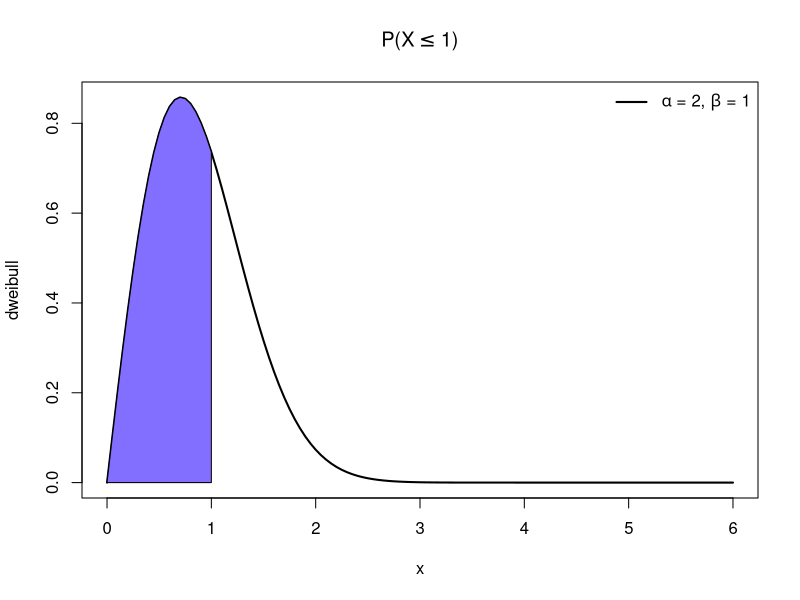
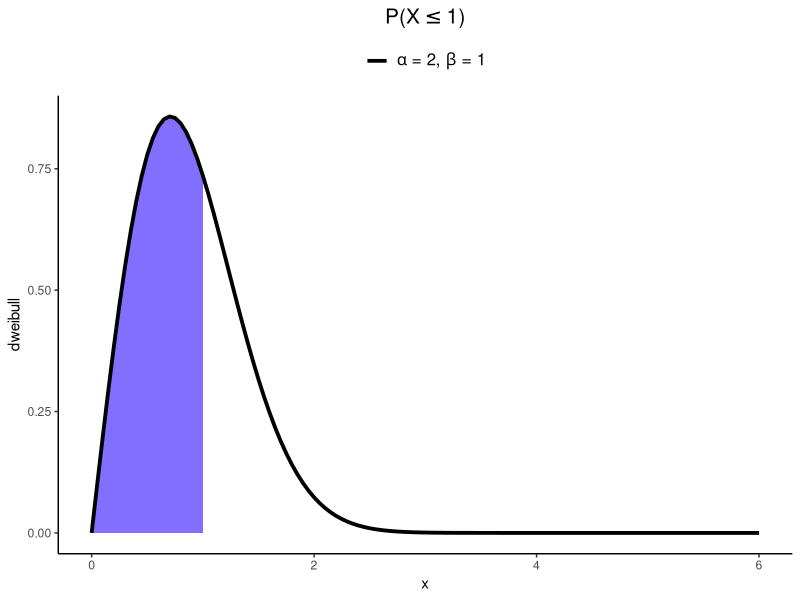
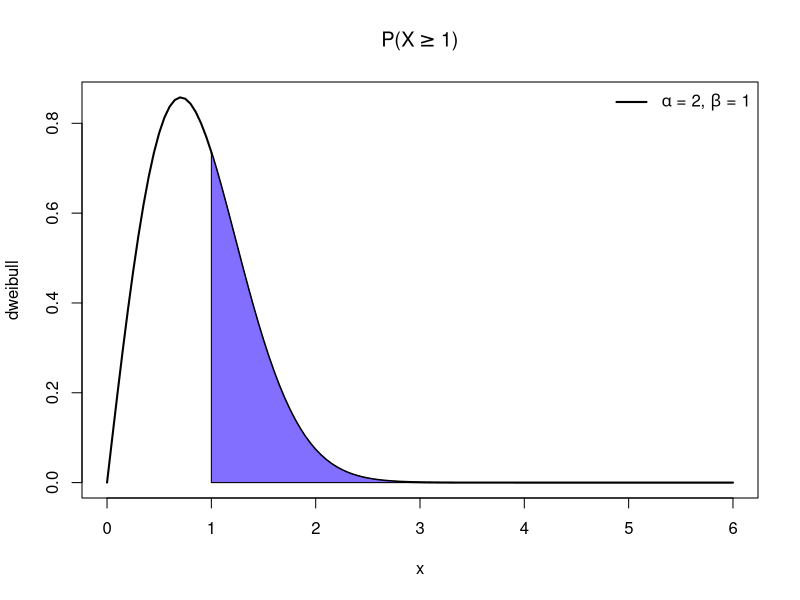
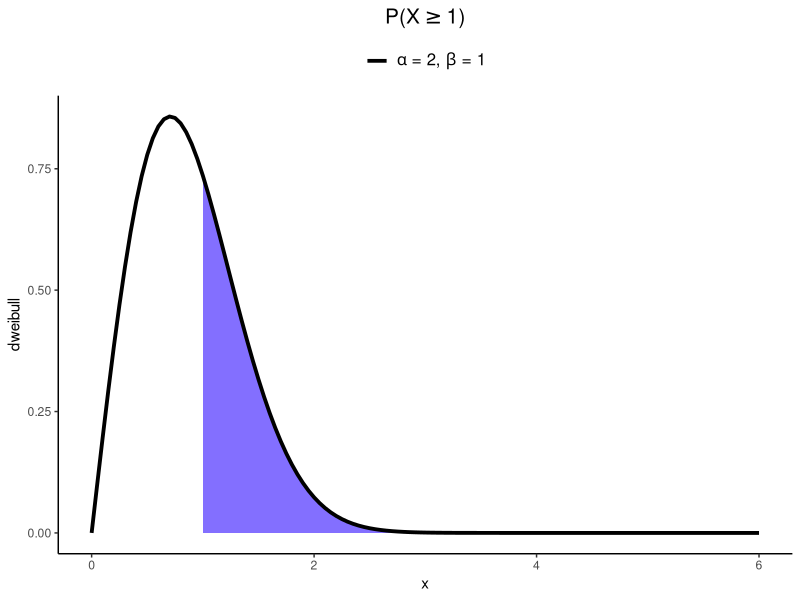
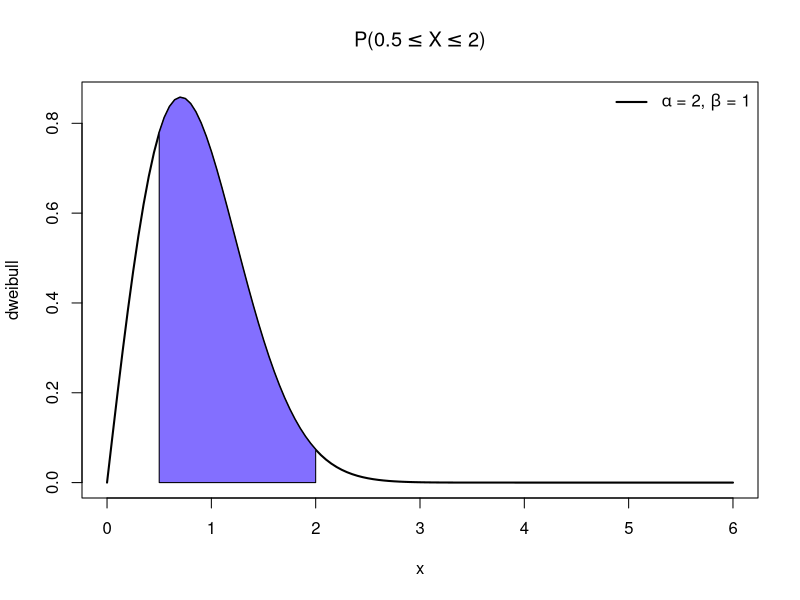
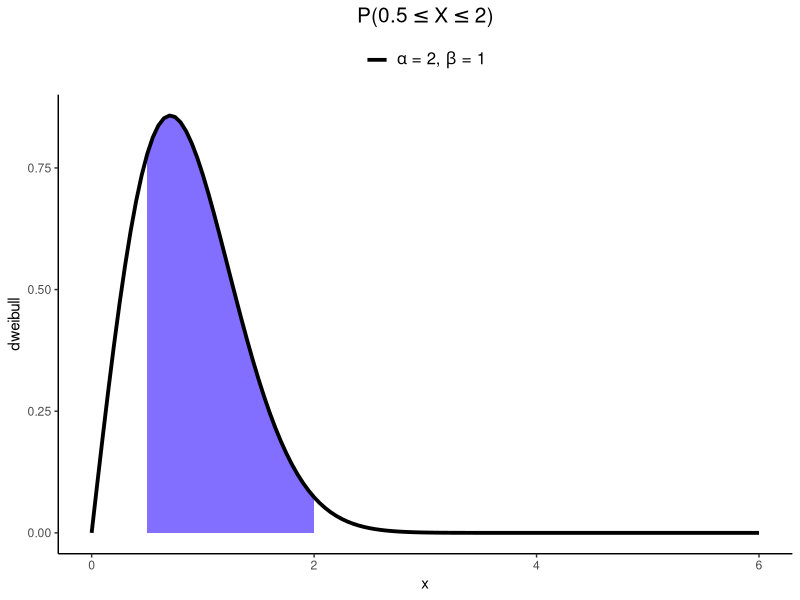
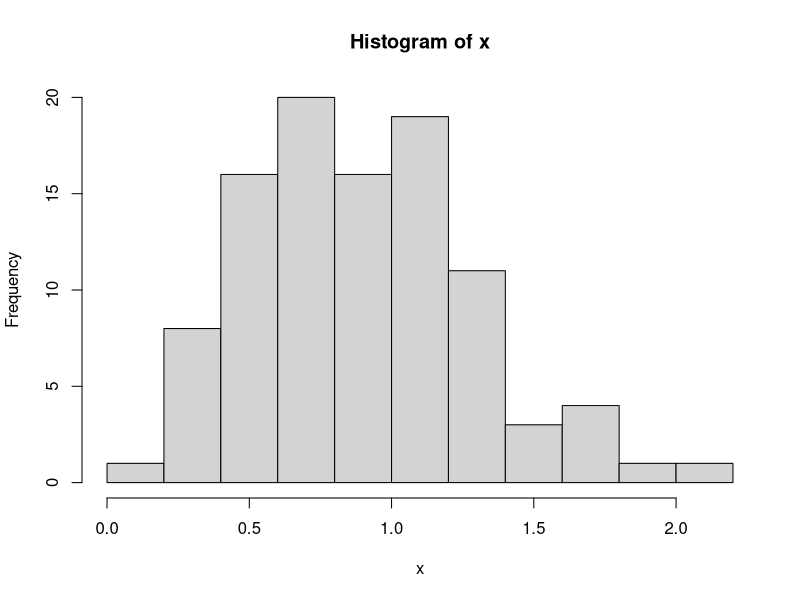
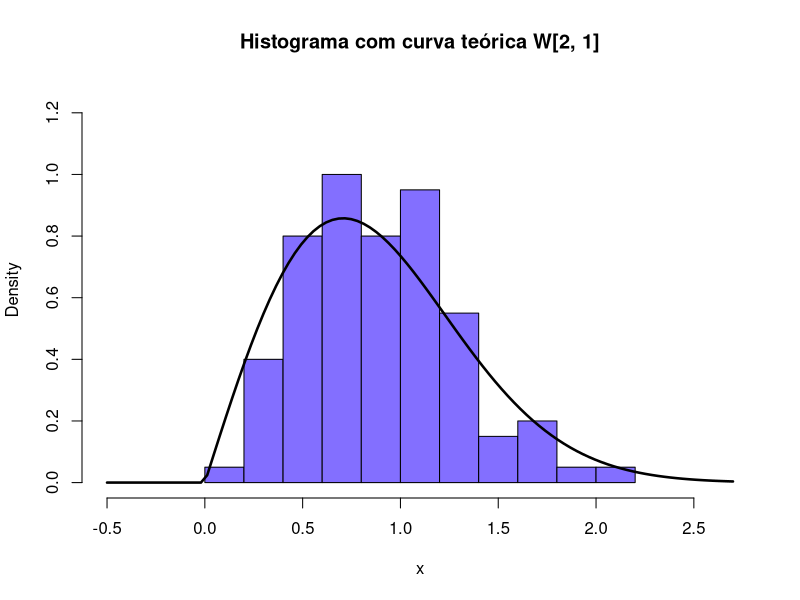

Recreate these plots in R, in order.
## ---- chunk 1
knitr::opts_chunk$set(echo = TRUE)
## ---- chunk 2
library(ggplot2)
## ---- chunk 3
quantil = 1
shape = 2
## ---- chunk 4
cat('f(1, 2, 1) = ', dweibull(quantil, shape))
## ---- chunk 5
x = seq(0, 6, by = 0.05)
## ---- chunk 6
plot(x, dweibull(x, shape), type = 'l', ylab = 'dweibull', lwd = 2, main = expression(paste('P(X', phantom()<= 1, ')')))
polygon(x = c(0, seq(0, quantil, by = 0.05), quantil), y = c(0, dweibull(seq(0, quantil, by = 0.05), shape), 0), col = 'SlateBlue1')
legend("topright", legend = c(expression(paste(alpha, ' = 2, ', beta, ' = 1'))), lty=1, col=c('black'), lwd=2, bty="n")
## ---- chunk 7
cat('P(X <= 1) = ', pweibull(quantil, shape))
## ---- chunk 8
x.values = data.frame(x = seq(0, 6, by = 0.05))
## ---- chunk 9
ggplot(data = x.values, aes(x = x)) +
  geom_polygon(data = data.frame(x.p = c(min(x.values), seq(min(x.values), quantil, by = 0.05), quantil),
                                 y.p = c(0, dweibull(seq(min(x.values), quantil, by = 0.05), shape), 0)), 
               aes(x = x.p, y = y.p), 
               fill = 'SlateBlue1') +
  geom_line(aes(y = dweibull(x, shape), color = 'black'), size = 1.3) +
  labs(title = expression(paste('P(X', phantom()<= 1, ')')), y = 'dweibull') +
  scale_color_manual(name = NULL, values=c('black'),
                     labels = expression(paste(alpha, ' = 2, ', beta, ' = 1'))) +
  theme_classic() +
  theme(legend.position = 'top', legend.text = element_text(size = 12), 
        plot.title = element_text(hjust = 0.5, size = 15, face = 'bold'))
## ---- chunk 10
plot(x, dweibull(x, shape), type = 'l', ylab = 'dweibull', lwd = 2, main = expression(paste('P(X', phantom()>= 1, ')')))
polygon(x = c(quantil, seq(quantil, 6, by = 0.05), 6), y = c(0, dweibull(seq(quantil, 6, by = 0.05), shape), 0), col = 'SlateBlue1')
legend("topright", legend = c(expression(paste(alpha, ' = 2, ', beta, ' = 1'))), lty=1, col=c('black'), lwd=2, bty="n")
## ---- chunk 11
cat('P(X >= 1) = ', pweibull(quantil, shape, lower.tail = FALSE))
## ---- chunk 12
ggplot(data = x.values, aes(x = x)) +
  geom_polygon(data = data.frame(x.p = c(quantil, seq(quantil, max(x.values), by = 0.05), 6),
                                 y.p = c(0, dweibull(seq(quantil, max(x.values), by = 0.05), shape), 0)), 
               aes(x = x.p, y = y.p), 
               fill = 'SlateBlue1') +
  geom_line(aes(y = dweibull(x, shape), color = 'black'), size = 1.3) +
  labs(title = expression(paste('P(X', phantom()>= 1, ')')), y = 'dweibull') +
  scale_color_manual(name = NULL, values=c('black'),
                     labels = expression(paste(alpha, ' = 2, ', beta, ' = 1'))) +
  theme_classic() +
  theme(legend.position = 'top', legend.text = element_text(size = 12), 
        plot.title = element_text(hjust = 0.5, size = 15, face = 'bold'))
## ---- chunk 13
plot(x, dweibull(x, shape), type = 'l', ylab = 'dweibull', lwd = 2, main = expression(paste('P(', 0.5 <= X,
                       phantom()<= 2, ')')))
polygon(x = c(0.5, seq(0.5, 2, by = 0.05), 2), y = c(0, dweibull(seq(0.5, 2, by = 0.05), shape), 0), col = 'SlateBlue1')
legend("topright", legend = c(expression(paste(alpha, ' = 2, ', beta, ' = 1'))), lty=1, col=c('black'), lwd=2, bty="n")
## ---- chunk 14
ggplot(data = x.values, aes(x = x)) +
  geom_polygon(data = data.frame(x.p = c(0.5, seq(0.5, 2, by = 0.05), 2),
                                 y.p = c(0, dweibull(seq(0.5, 2, by = 0.05), shape), 0)), 
               aes(x = x.p, y = y.p), 
               fill = 'SlateBlue1') +
  geom_line(aes(y = dweibull(x, shape), color = 'black'), size = 1.3) +
  labs(title = expression(paste('P(', 0.5 <= X,
                       phantom()<= 2, ')')), y = 'dweibull') +
  scale_color_manual(name = NULL, values=c('black'),
                     labels = expression(paste(alpha, ' = 2, ', beta, ' = 1'))) +
  theme_classic() +
  theme(legend.position = 'top', legend.text = element_text(size = 12), 
        plot.title = element_text(hjust = 0.5, size = 15, face = 'bold'))
## ---- chunk 15
cat('P(X <= x) = 0.95\n', 'x = ', qweibull(0.95, shape))
## ---- chunk 16
x = rweibull(100, shape)
## ---- chunk 17
y = hist(x)
lim.y = c(0, max(y$density) + max(y$density)/4)
lim.x = c(min(y$breaks) - 0.5, max(y$breaks) + 0.5)
## ---- chunk 18
hist(x, probability = TRUE, main = "Histograma com curva teórica W[2, 1]", col = "SlateBlue1", xlim = lim.x, ylim = lim.y) 
curve(dweibull(x, shape), add=T, lwd = 2.5)

hist(x, freq = F, main = "Gráfico de densidade estimada", col = "SlateBlue1", xlim = lim.x, ylim = lim.y)
lines(density(x), lwd = 2.5)
## ---- chunk 19
x = as.data.frame(x)
ggplot(x, aes(x = x, y = after_stat(density))) +
  geom_histogram(fill = 'SlateBlue1', color = 'black', breaks = y$breaks) +
  geom_line(aes(y = dweibull(x, shape)), size = 1.5) +
  labs(title = "Histograma com curva teórica W[2, 1]") +
  theme_classic() +
  scale_x_continuous(limits = lim.x) +
  scale_y_continuous(limits = lim.y) +
  theme(plot.title = element_text(hjust = 0.5, size = 15, face = 'bold'))

ggplot(x, aes(x = x, y = after_stat(density))) +
  geom_histogram(fill = 'SlateBlue1', color = 'black', breaks = y$breaks) +
  geom_density(size = 1.5) +
  labs(title = "Gráfico de densidade estimada") +
  theme_classic() +
  scale_x_continuous(limits = lim.x) +
  scale_y_continuous(limits = lim.y) +
  theme(plot.title = element_text(hjust = 0.5, size = 15, face = 'bold'))
